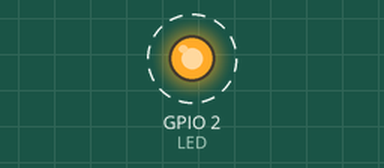
This program was run on a simulated ESP32. On the bench: output pins drawn as LEDs (lit = HIGH). Dashed ring = blinking. What the program prints to the serial monitor is not drawn.

Above: at 0.2 s.
Timing chart, 0 to 3.0 s (numbered marks = the images above):
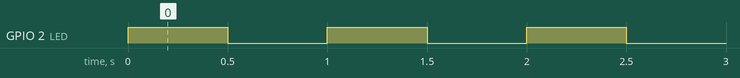

Measured:
- by itself, GPIO 2 (LED): alternates HIGH for 0.50 s and LOW for 0.50 s

The program:

main.cpp
```cpp
//********Exemplo para criar queues, adicionar e ler dados dela*************//

#include <Arduino.h>
#include <freertos/FreeRTOS.h>
#include <freertos/task.h>
#include <freertos/queue.h>

#define LED 2

QueueHandle_t xFila;
TaskHandle_t xTask1Handle, xTask2Handle;

void vTask1(void* pvParameters);

void vTask2(void* pvParameters);

void setup() {
  Serial.begin(9600);
  pinMode(LED,OUTPUT);
  BaseType_t xReturned;

  xFila = xQueueCreate(5, sizeof(int));//cria a fila
  if(xFila==NULL)//verifica se a fila foi criada
  {
    Serial.println("Não foi possível criar a fila!");
    for(;;);
  }
  xReturned  =  xTaskCreate(vTask1, "Task1", configMINIMAL_STACK_SIZE + 1024,NULL, 1, &xTask1Handle);//nao esquecer que precisa passar o ENDEREÇO do handle
  if(xReturned == pdFAIL)//testa a inicialização da task
  {
    Serial.println("Não foi possível criar a task1!");
    for(;;);

  }
  xReturned  =  xTaskCreate(vTask2, "Task2", configMINIMAL_STACK_SIZE + 1024,NULL, 1, &xTask2Handle);//nao esquecer que precisa passar o ENDEREÇO do handle
  if(xReturned == pdFAIL)//testa a inicialização da task
  {
    Serial.println("Não foi possível criar a task2!");
    for(;;);

  }

}

void loop() {
  // put your main code here, to run repeatedly:
  digitalWrite(LED, !digitalRead(LED));//Lembrar que o setup e o void são TASKS.
  vTaskDelay(500);
}

void vTask1(void* pvParameters)
{
  int cont = 0;//tem que ser do tipo int pq a fila usa int

  for(;;)
  {
    if(cont<10)
    {
      xQueueSend(xFila, &cont, portMAX_DELAY);//novamente aqui se usa o endereço do valor que vamos colocar na fila!
      cont++;
    }else
    {
      cont=0;
      vTaskDelay(pdMS_TO_TICKS(5000));
    }
    vTaskDelay(pdMS_TO_TICKS(500));
  }
}

void vTask2(void* pvParameters)
{
  int valorRecebido = 0;
  for(;;)
  {
    if(xQueueReceive(xFila, &valorRecebido, pdMS_TO_TICKS(1000))==pdTRUE)
    {
      Serial.println("Valor recebido: "+ String(valorRecebido) );
    }else
    {
      Serial.println("TimeOut");
    }

  }

}
```
